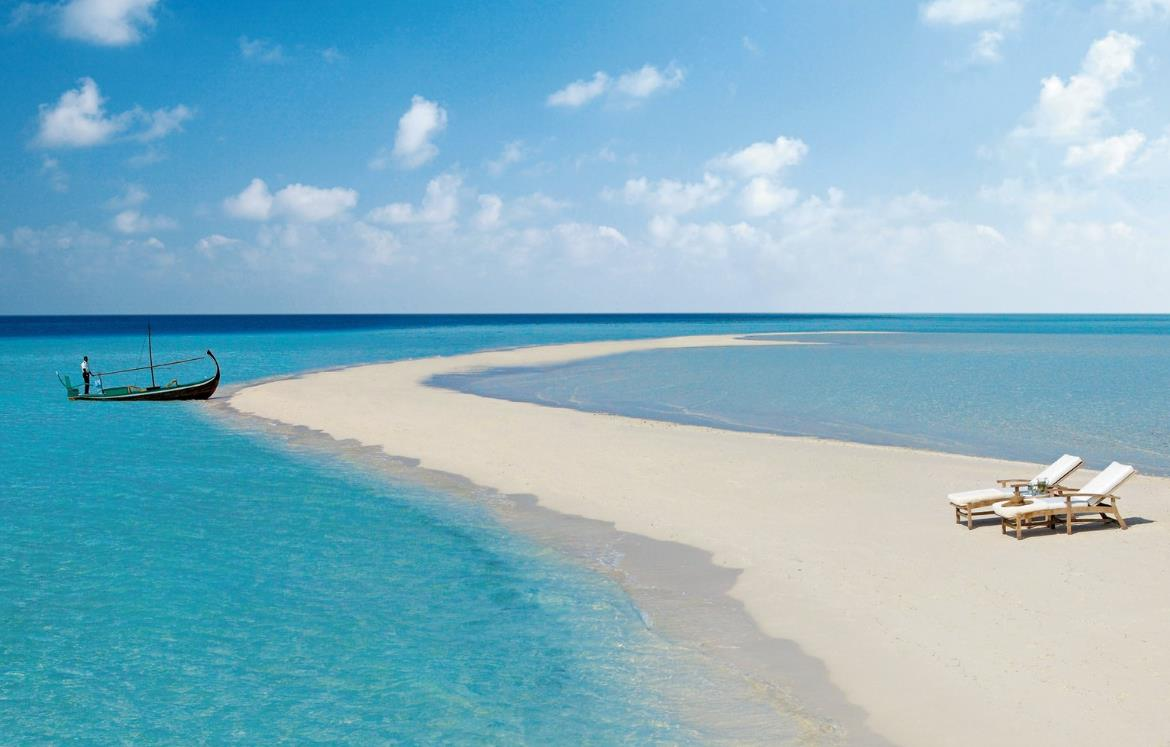
#> input picture duomeiti/Lesson4_ex_基于RGB332与Median Cut的8位彩色图像量化实现/test.png.png, 1170 x 747 px
$ python rgb332.py
#> lines starting #> are read from the running program, lines starting #| are printed output that depends on the picture
#> in main, rgb is the input picture: shape (747, 1170, 3); mean R, G, B 133.3, 180, 197.5
from __future__ import annotations

import argparse
from pathlib import Path

import numpy as np
from PIL import Image


def build_rgb332_palette() -> np.ndarray:
	"""Build a 256-color RGB332 palette using bit replication for display."""
	palette = np.zeros((256, 3), dtype=np.uint8)
	for idx in range(256):
		r3 = (idx >> 5) & 0x07
		g3 = (idx >> 2) & 0x07
		b2 = idx & 0x03

		# Bit replication maps low-bit channels to full 8-bit range.
		r = (r3 << 5) | (r3 << 2) | (r3 >> 1)
		g = (g3 << 5) | (g3 << 2) | (g3 >> 1)
		b = (b2 << 6) | (b2 << 4) | (b2 << 2) | b2
		palette[idx] = np.array([r, g, b], dtype=np.uint8)
	return palette


def quantize_rgb332(rgb: np.ndarray) -> tuple[np.ndarray, np.ndarray]:
	"""Quantize RGB image to RGB332 indices and reconstructed RGB image."""
	r3 = rgb[:, :, 0] >> 5
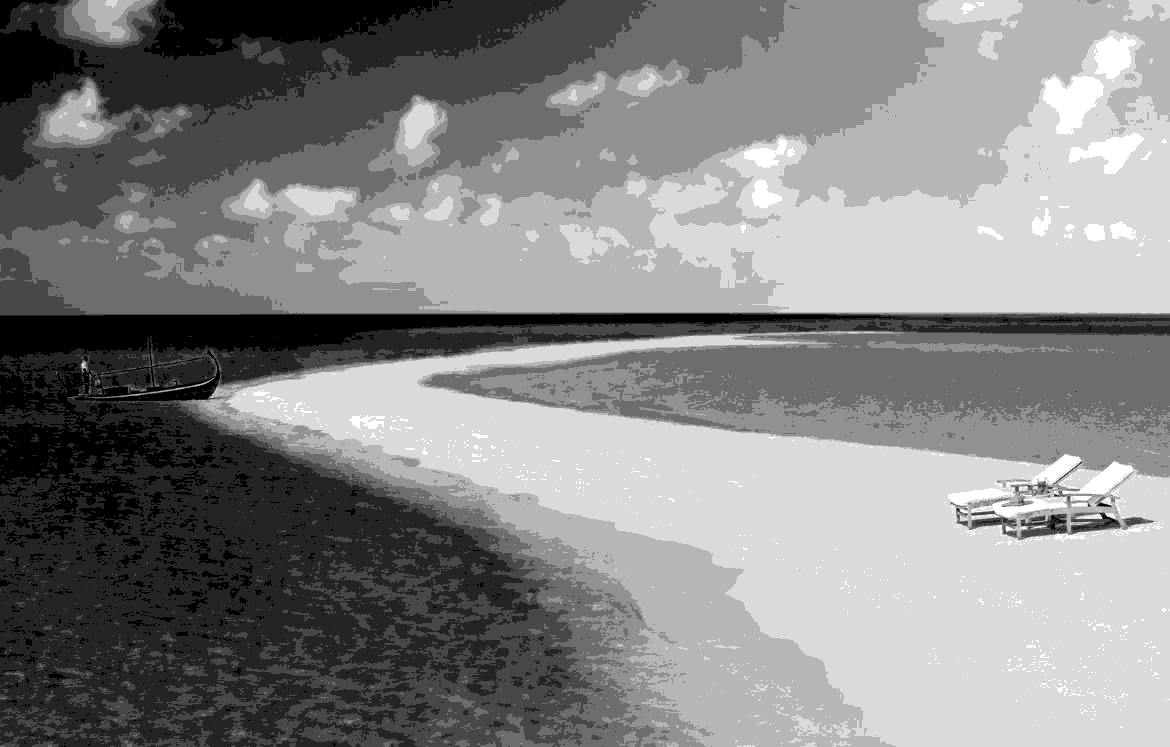
#> r3: shape (747, 1170); min 0, max 7, mean 3.63; drawn with min black and max white
	g3 = rgb[:, :, 1] >> 5
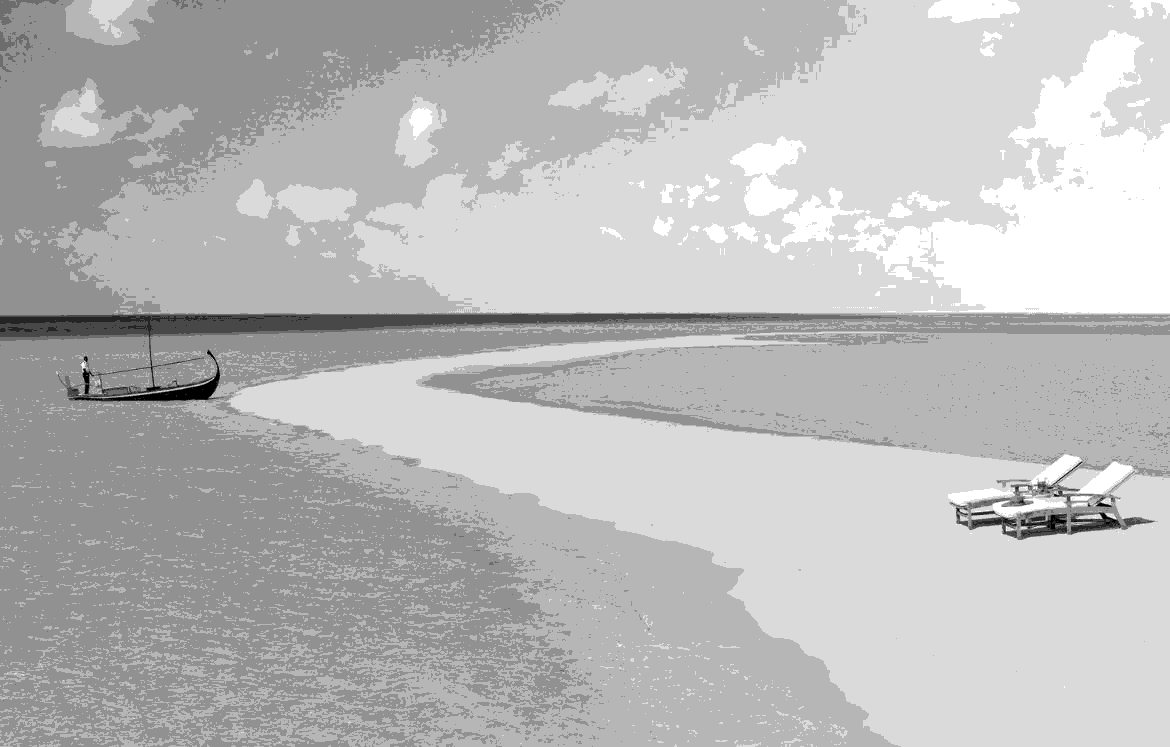
#> g3: shape (747, 1170); min 0, max 7, mean 5.13; drawn with min black and max white
	b2 = rgb[:, :, 2] >> 6
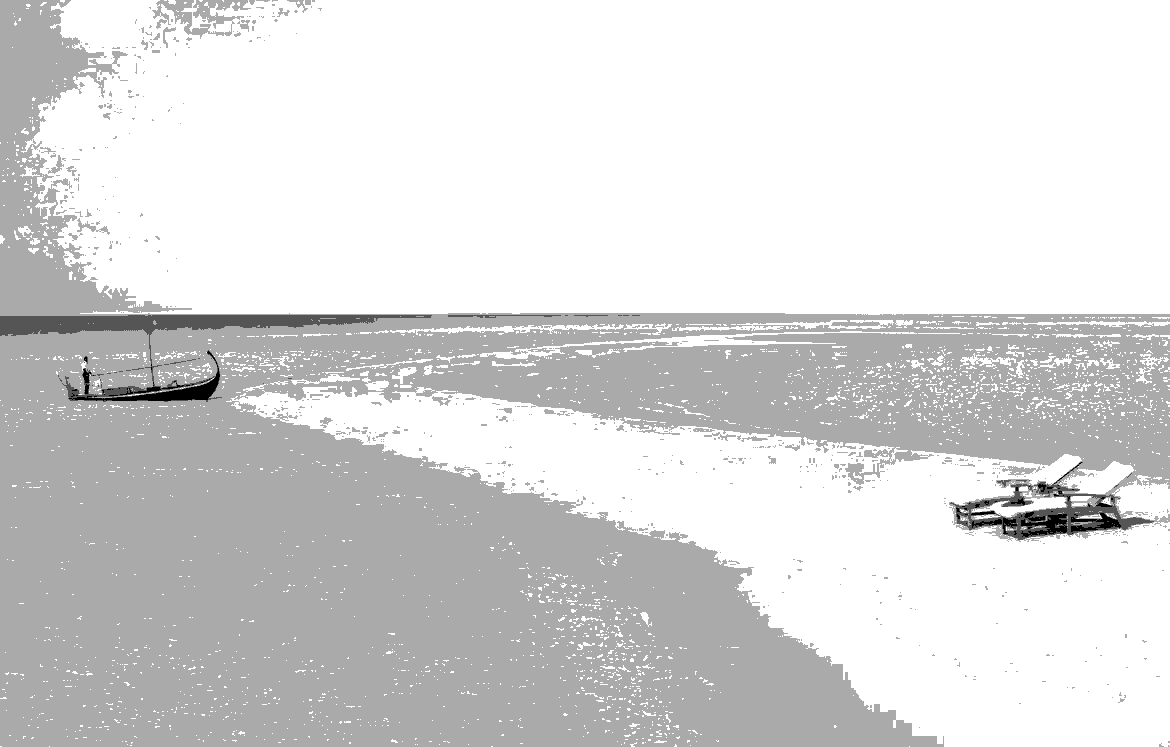
#> b2: shape (747, 1170); min 0, max 3, mean 2.55; drawn with min black and max white

	indices = ((r3 << 5) | (g3 << 2) | b2).astype(np.uint8)
	palette = build_rgb332_palette()
	reconstructed = palette[indices]
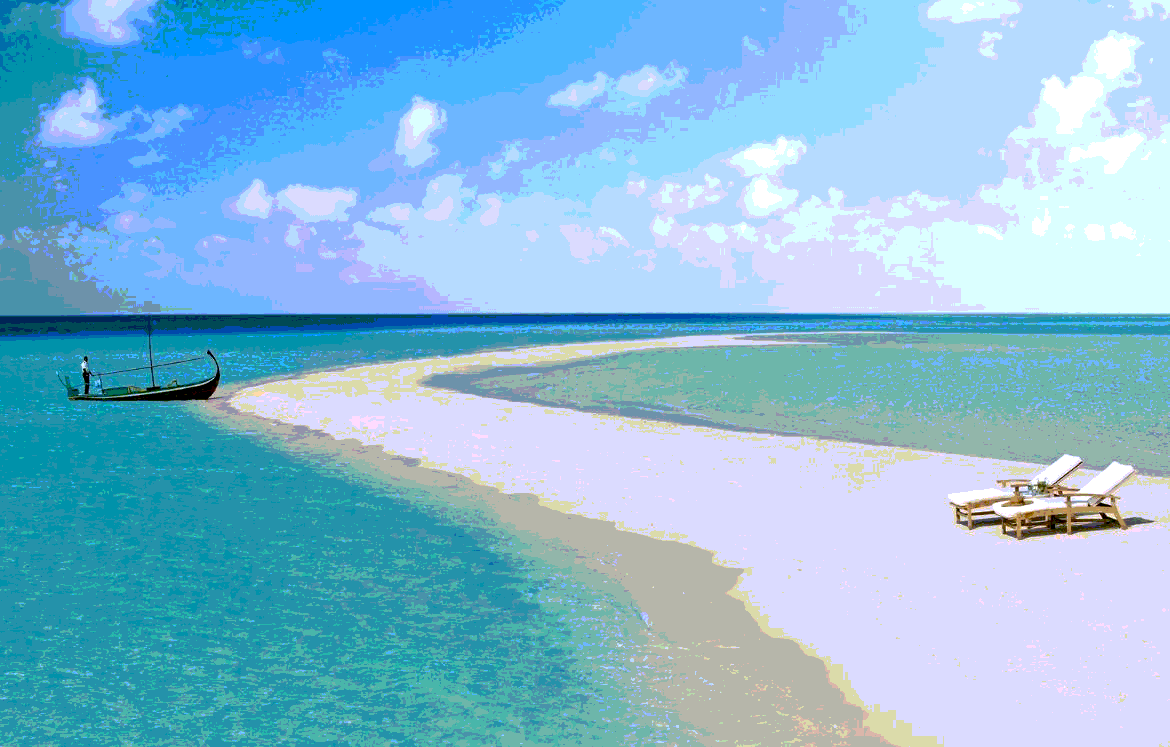
#> reconstructed: shape (747, 1170, 3); mean of channels 0, 1, 2 132.4, 187.2, 217.2; drawn as R, G, B
#> in save_indexed_png, `img_p = Image.fromarray(indices, mode="P")`: img_p: PIL image 1170x747 P; every value is 0
	return indices, reconstructed


def mse_psnr(original: np.ndarray, reconstructed: np.ndarray) -> tuple[float, float]:
	diff = original.astype(np.float32) - reconstructed.astype(np.float32)
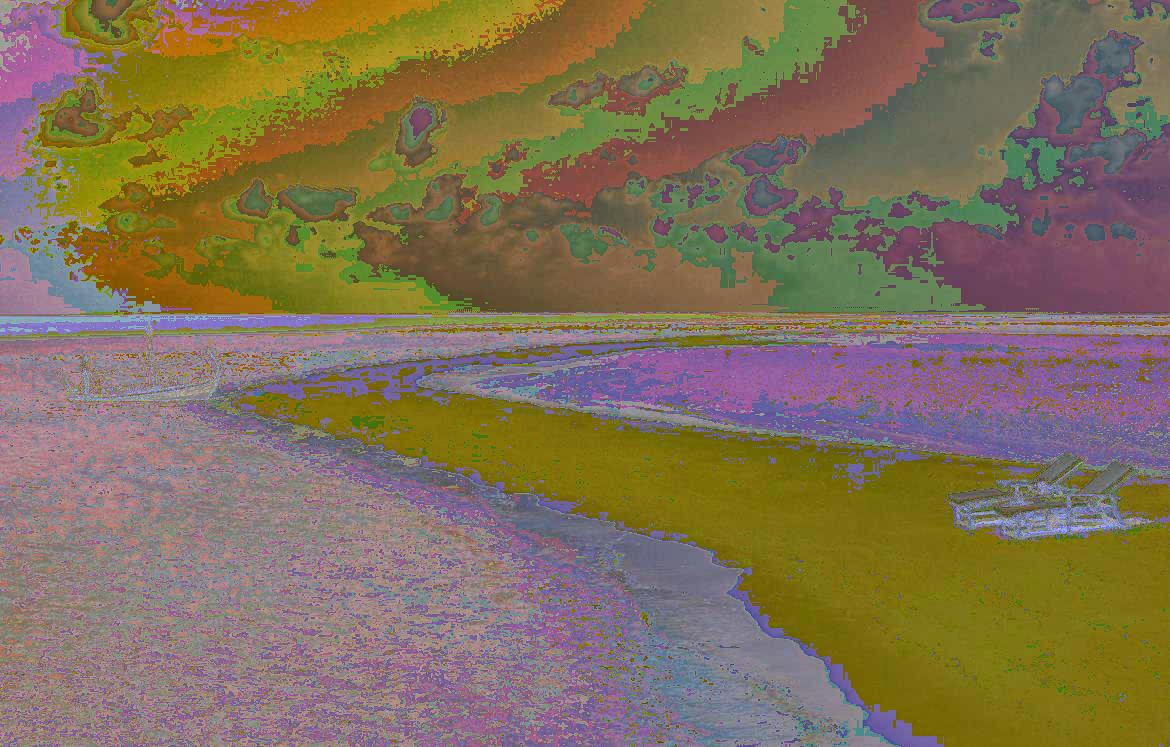
#> diff: shape (747, 1170, 3) float32; mean R, G, B 0.8, -7.1, -19.6; drawn with min black and max white
	mse = float(np.mean(diff * diff))
#> mse = 489.8
	if mse == 0:
		return mse, float("inf")
	psnr = 10.0 * np.log10((255.0**2) / mse)
#> psnr = 21.23
	return mse, float(psnr)


def save_indexed_png(indices: np.ndarray, palette: np.ndarray, output_path: Path) -> None:
	img_p = Image.fromarray(indices, mode="P")
	img_p.putpalette(palette.reshape(-1).tolist())
	img_p.save(output_path)


def main() -> None:
	parser = argparse.ArgumentParser(description="RGB332 8-bit color quantization")
	parser.add_argument("--input", type=Path, default=Path("test.png.png"), help="input image path")
	parser.add_argument(
		"--output",
		type=Path,
		default=Path("rgb332_quantized.png"),
		help="output indexed PNG path",
	)
	parser.add_argument(
		"--recon",
		type=Path,
		default=Path("rgb332_reconstructed.png"),
		help="output reconstructed RGB path",
	)
	args = parser.parse_args()

	rgb = np.array(Image.open(args.input).convert("RGB"), dtype=np.uint8)
	indices, reconstructed = quantize_rgb332(rgb)
	palette = build_rgb332_palette()

	save_indexed_png(indices, palette, args.output)
	Image.fromarray(reconstructed, mode="RGB").save(args.recon)

	mse, psnr = mse_psnr(rgb, reconstructed)
#> mse = 489.8; psnr = 21.23
	print(f"Input: {args.input}")
	print(f"Indexed PNG: {args.output}")
	print(f"Reconstructed RGB: {args.recon}")
	print(f"MSE: {mse:.4f}")
#| MSE: 489.8294
	print(f"PSNR: {psnr:.4f} dB")
#| PSNR: 21.2304 dB


if __name__ == "__main__":
	main()
